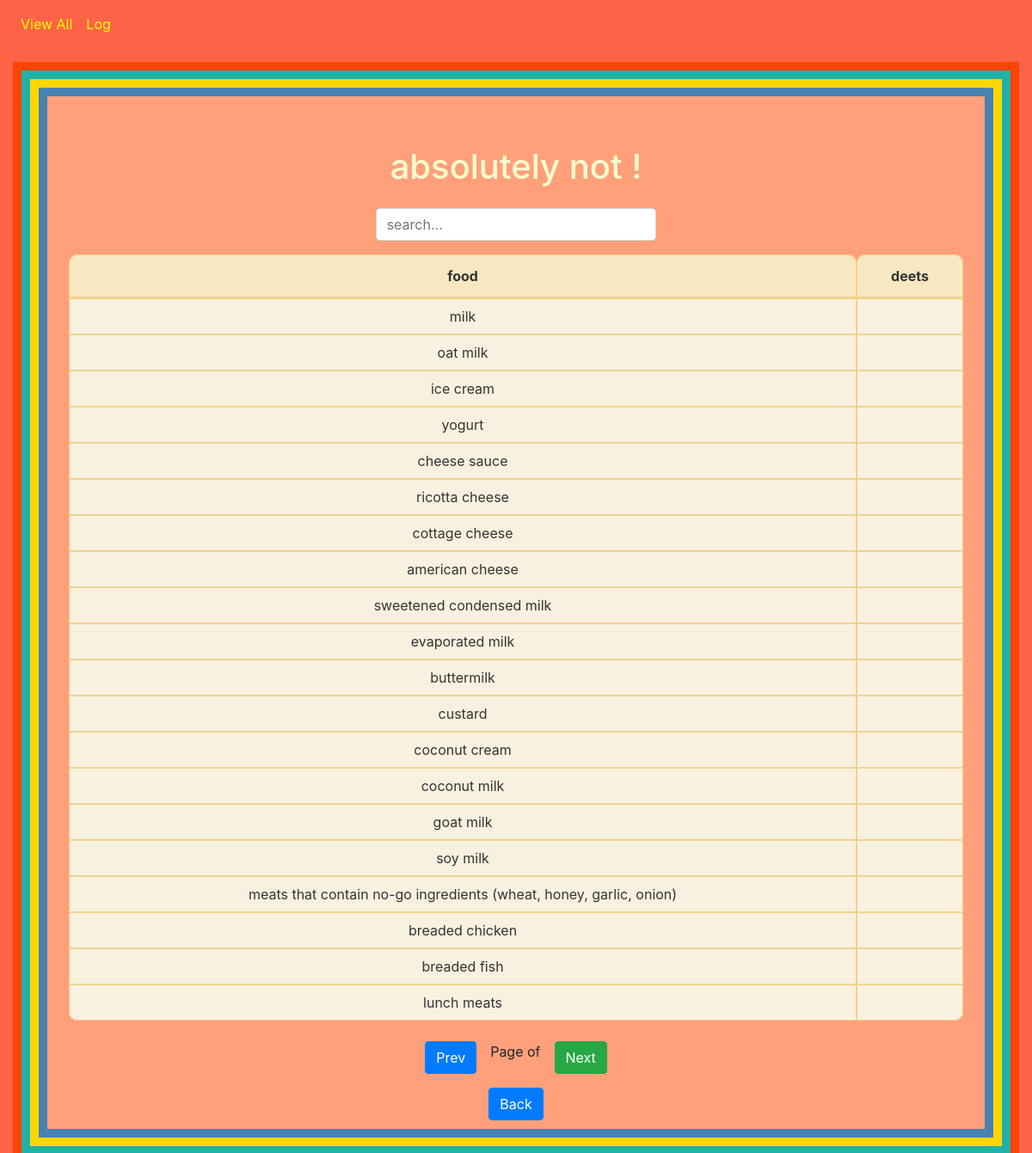
/not/, run on the app's committed database.
### diet_manager/models.py (models this page shows, shortened)
class FoodItem(models.Model):
    FOOD_CHOICES = [
        ('NO', 'Do Not Eat'),
        ('LIMIT', 'Limit Intake'),
        ('FREE', 'Eat Freely')
    ]
    FOOD_TYPE_CHOICES = [
        ('DAIRY', 'Dairy'),
        ('MEAT_PROTEIN', 'Meat + Protein'),
        ('FLAVOUR', 'Flavour'),
        ('VEGGIES', 'Veggies'),
        ('FRUITS', 'Fruits'),
        ('GRAINS', 'Grains'),
        ('BEVVIES', 'Bevvies'),
        ('SWEETS', 'Sweets'),
        ('NUTS', 'Nuts'),
        ('SEEDS', 'Seeds'),
        ('SNEAKY_SNACKS', 'Sneaky Snacks'),
        ('FLOURS_STARCHES', 'Flours + Starches')
    ]
    name = models.CharField(max_length=100)
    category = models.CharField(max_length=10, choices=FOOD_CHOICES)
    food_type = models.CharField(max_length=15, choices=FOOD_TYPE_CHOICES)
    details = models.TextField(blank=True)

### diet_manager/views.py (the view)
# urls.py: path('not/', views.not_allowed, name='absolutely_not_hot_girl_tummy_problems'),
def not_allowed(request):
    items = FoodItem.objects.filter(category='NO')
    items_json = serialize('json', items, fields=('name', 'details'))  # Specifying fields for clarity
    paginator = Paginator(items, 20)
    page_number = request.GET.get('page')
    page_obj = paginator.get_page(page_number)
    return render(request, 'diet_manager/category.html', {
        'items_json': items_json,
        'page_obj': page_obj,
        'title': 'absolutely not !'
    })

### diet_manager/templates/diet_manager/category.html (shortened to what this page needs)
{% load static %}
<!DOCTYPE html>
<html lang="en">
<head>
    <link rel="stylesheet" href="https://cdn.jsdelivr.net/npm/bootstrap@4.4.1/dist/css/bootstrap.min.css">
    <link rel="stylesheet" href="{% static 'css/styles.css' %}">
</head>
<body>
    <nav class="navbar navbar-expand-lg">
        <div class="collapse navbar-collapse" id="navbarNav">
          <ul class="navbar-nav">
            <li class="nav-item">
              <a class="nav-link" href="{% url 'all_items' %}">View All</a>
            </li>
            <li class="nav-item">
              <a class="nav-link" href="{% url 'log' %}">Log</a>
            </li>
          </ul>
        </div>
      </nav>
    <div class="container-fluid mt-3">
        <div class="border-color-1">
            <div class="border-color-2">
                <div class="border-color-3">
                    <div class="border-color-4">
                        <div class="border-color-5">
                            <div class="container custom-container text-center mt-5 px-6">
                                <h1 class="mb-4" style="color: #FFFDD0">{{ title }}</h1>
                                <div class="row justify-content-center">
                                    <div class="col-lg-4 col-md-8">
                                        <input type="text" id="searchInput" class="form-control mb-3" placeholder="search..." onkeyup="searchItems()">
                                    </div>
                                </div>
                                <table class="table table-custom">
                                    <thead>
                                        <tr>
                                            <th>food</th>
                                            <th>deets</th>
                                        </tr>
                                    </thead>
                                    <tbody>
                                        {% for item in page_obj %}
                                        <tr>
                                            <td>{{ item.name }}</td>
                                            <td>{{ item.details }}</td>
                                        </tr>
                                        {% endfor %}
                                    </tbody>
                                </table>
                                <div class="container mt-4">
                                    <div class="d-flex justify-content-center">
                                        <button onclick="changePage(-1)" class="btn btn-primary mr-2">Prev</button>
                                        <span id="pageInfo" class="mx-2">Page {{ currentPage }} of {{ totalPages }}</span>
                                        <button onclick="changePage(1)" class="btn btn-success ml-2">Next</button>
                                    </div>
                                    <div class="d-flex justify-content-center mt-3">
                                        <a href="{% url 'home' %}" class="btn btn-primary">Back</a>
                                    </div>
                                </div>
                            </div>
                        </div>
                    </div>
                </div>
            </div>
        </div>
    </div>
</body>
</html>

### static/css/styles.css (style rules this page uses)
body { background-color: #FF6347; }
.border-color-1 { background-color: #FF4500; padding: 10px; }
.border-color-2 { background-color: #20B2AA; padding: 10px; }
.border-color-3 { background-color: #FFD700; padding: 10px; }
.border-color-4 { background-color: #4682B4; padding: 10px; }
.border-color-5 { background-color: #FFA07A; padding: 10px; }
.table-custom { width: 100%; background-color: transparent; color: #333; border-collapse: separate; border-spacing: 0; }
.table-custom thead { background-color: #f8e8c1; }
.table-custom thead th { padding: 12px; border-bottom: 2px solid #f1d18a; border-top-left-radius: 10px; border-top-right-radius: 10px; }
.table-custom tbody tr { background-color: #f9f1e0; }
.table-custom tbody tr:last-child td:first-child { border-bottom-left-radius: 10px; }
.table-custom tbody tr:last-child td:last-child { border-bottom-right-radius: 10px; }
.table-custom th, .table-custom td { border: 1px solid #f1d18a; padding: 8px; vertical-align: middle; }
.navbar .nav-link { color: yellow !important; }

### data on the page
FoodItem: name "milk"
FoodItem: name "oat milk"
FoodItem: name "ice cream"
FoodItem: name "yogurt"
FoodItem: name "cheese sauce"
FoodItem: name "ricotta cheese"
FoodItem: name "cottage cheese"
FoodItem: name "american cheese"
FoodItem: name "sweetened condensed milk"
FoodItem: name "evaporated milk"
FoodItem: name "buttermilk"
FoodItem: name "custard"
FoodItem: name "coconut cream"
FoodItem: name "coconut milk"
FoodItem: name "goat milk"
FoodItem: name "soy milk"
FoodItem: name "meats that contain no-go ingredients (wheat, honey, garlic, onion)"
FoodItem: name "breaded chicken"
FoodItem: name "breaded fish"
FoodItem: name "lunch meats"

### other printed values
{{ title }} "absolutely not !"
